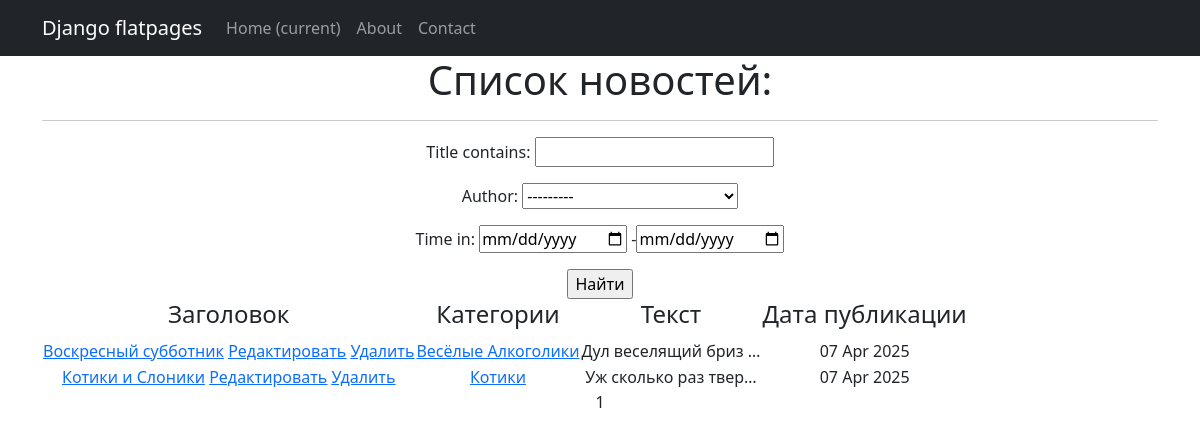
Screenshot of /posts/ (signed in) with the database file from the repository.
### simpleapp/models.py (models this page shows, shortened)
class Post(models.Model):
    news = 'N'
    article = 'A'
    options = [
        (news, 'Новости'),
        (article, 'Статья')
    ]
    author = models.ForeignKey(Author, on_delete=models.CASCADE)
    type_post = models.CharField(max_length=1, choices=options, default=news)
    time_in = models.DateTimeField(auto_now_add=True)
    category = models.ManyToManyField(Category, through='PostCategory')
    title = models.CharField(max_length=255)
    text = models.TextField()
    rating = models.IntegerField(default=0)

class Category(models.Model):
    name = models.CharField(max_length=100, unique = True)
    subscribers = models.ManyToManyField(User, blank=True, related_name='categories')
    def __str__(self):
        return self.name

### simpleapp/views.py (the view)
# urls.py: path('posts/', NewsSearch.as_view(), name='news_search'),
class NewsSearch(LoginRequiredMixin, ListView):
    model = Post
    ordering = '-time_in'
    template_name = 'news_search.html'
    context_object_name = 'news_search'
    paginate_by = 10
    def get_context_data(self, **kwargs):
        context = super().get_context_data(**kwargs)
        context['filter'] = PostFilter(self.request.GET, queryset=self.get_queryset())
        context['is_not_authors'] = not self.request.user.groups.filter(name = 'authors').exists()
        return context

### simpleapp/models.py (called while the page is built)
    def __str__(self):
        return self.user.username

### simpleapp/templatetags/replace_filter.py (called while the page is built)
@register.filter()
def censor(value):
    for word in censor_list:
        value = value.replace(word[1:], '*' * len(word[1:]))
    return value

### templates/news_search.html (shortened to what this page needs)
{% extends 'flatpages/default.html' %}
{% load custom_tags %}
{% load custom_filter %}
{% load replace_filter %}
{% block content %}
   <h1>Список новостей:</h1>
    <hr>
    {% if news_search %}
    <form action="" method="get">
       {{ filter.form.as_p  }}
       <input type="submit" value="Найти" />
   </form>
       <table>
           <tr>
               <td><h4>Заголовок</h4></td>
               <td><h4>Категории</h4></td>
               <td><h4>Текст</h4></td>
               <td><h4>Дата публикации</h4></td>
              </tr>
           {% for post in news_search %}
              <tr>
                  <td>
                       <a href="{% url 'post_detail' post.id %}">{{ post.title | censor }}</a>
                       <a href="{% url 'news_update' post.id %}"><u>Редактировать</u></a>
                       <a href="{% url 'news_delete' post.id %}"><u>Удалить</u></a>
                  </td>
                   <td>
                       {% for category in post.category.all %}
                           <a href="{% url 'category_list' category.id %}">{{ category }}</a>
                       {% endfor %}
                   </td>
               <td>{{ post.text|censor|truncatechars:20 }}</td>
               <td>{{ post.time_in|date:'d M Y'}}</td>
           </tr>
           {% endfor %}
       </table>
   {% else %}
       <h2>Не найдено!</h2>
   {% endif %}
   {{ page_obj.number }}
{% endblock content %}

### templates/flatpages/default.html (shortened to what this page needs)
<!DOCTYPE html>
<html lang="en">
    <head>
        {% load static %}
        <link href="{% static 'css/styles.css' %}" rel="stylesheet" />
    </head>
    <body>
<nav class="navbar navbar-expand-lg navbar-dark bg-dark static-top">
   <div class="container">
       <a class="navbar-brand" href="#">Django flatpages</a>
       <div class="collapse navbar-collapse" id="navbarResponsive">
           <ul class="navbar-nav ml-auto">
               <li class="nav-item active">
                   <a class="nav-link" href="#">Home
                       <span class="sr-only">(current)</span>
                   </a>
               </li>
               <li class="nav-item">
                   <a class="nav-link" href="/about/">About</a>
               </li>
               <li class="nav-item">
                   <a class="nav-link" href="/contacts/">Contact</a>
               </li>
           </ul>
       </div>
   </div>
</nav>
        <div class="container">
           <div class="row">
               <div class="col-lg-12 text-center">
                   {% block content %}
                   {% endblock content %}
               </div>
           </div>
        </div>
    </body>
</html>

### rows the page displays
Post: title|censor "Воскресный субботник", text|censor "Дул веселящий бриз …", time_in "07 Apr 2025"
Category: name "Весёлые Алкоголики"
Post: title|censor "Котики и Слоники", text|censor "Уж сколько раз твер…", time_in "07 Apr 2025"
Category: name "Котики"

### other values shown
{{ page_obj.number }} "1"
